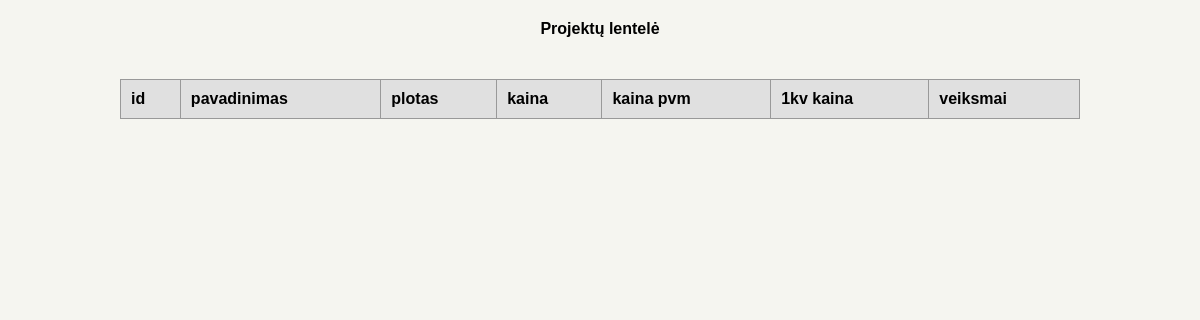
Before: / with the older database file.
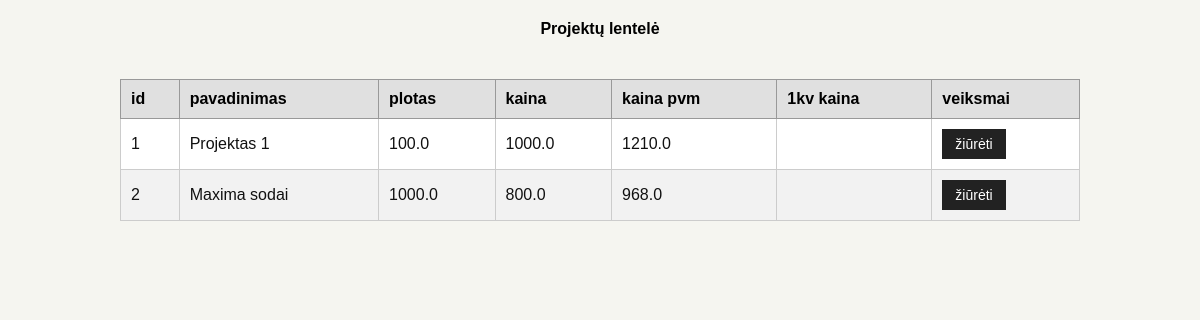
After: the same page with the newer database file.
### projektai_app/models.py (models this page shows, shortened)
class Projektas(models.Model):
    pavadinimas = models.CharField('NT_projektas', max_length=40)
    plotas = models.FloatField('Plotas kv m')
    kaina = models.FloatField('Kaina be PVM')
    ivedimo_data = models.DateTimeField('Įved. data', default=datetime.now)
    @property
    def kaina_pvm(self):
        return round(self.kaina * 1.21, 2)

### projektai_app/views.py (the view)
# urls.py: path('', views.ProjektasView.as_view()),
class ProjektasView(generic.ListView):
    model = Projektas
    context_object_name = 'all_rows'
    template_name = 'index.html'

### projektai_app/templates/index.html
{% extends 'base.html' %}
{% block content %}
<h4>Projektų lentelė</h4>
<table>
    <thead>
    <tr>
        <th>id</th>
        <th>pavadinimas</th>
        <th>plotas</th>
        <th>kaina</th>
        <th>kaina pvm</th>
        <th>1kv kaina</th>
        <th>veiksmai</th>
    </tr>
    </thead>
    <tbody>
    {% for row in all_rows %}
    <tr>
        <td>{{ row.id }}</td>
        <td>{{ row.pavadinimas }}</td>
        <td>{{ row.plotas }}</td>
        <td>{{ row.kaina }}</td>
        <td>{{ row.kaina_pvm }}</td>
        <td>{{ row.kv1_kaina }}</td>
        <td><a class="btn" href="/projektai/{{ row.id }}">žiūrėti</a>
        </td>
    </tr>
    {% endfor %}
    </tbody>
</table>
{% endblock %}

### projektai_app/templates/base.html (shortened to what this page needs)
<!DOCTYPE html>
<html lang="en">
<head>
    {% load static %}
    <link rel="stylesheet" href="{% static 'css/styles.css' %}" />
</head>
<body>
{% block content %}
{% endblock %}
</body>
</html>

### projektai_app/static/css/styles.css (style rules this page uses)
body { background-color: #f5f5f0; color: #111; font-family: Arial, Helvetica, sans-serif; margin: 0; padding: 0; display: flex; flex-direction: column; align-items: center; }
h1, h4 { color: #000; margin-top: 20px; }
table { width: 80%; border-collapse: collapse; margin: 20px auto; background-color: #ffffff; border: 1px solid #999; }
th { background-color: #e0e0e0; color: #000; padding: 10px; text-align: left; border: 1px solid #999; }
td { padding: 10px; border: 1px solid #ccc; }
tr:nth-child(even) td { background-color: #f2f2f2; }
.btn { display: inline-block; padding: 6px 12px; background-color: #222; color: #fff; text-decoration: none; border: 1px solid #222; font-size: 14px; cursor: pointer; }

Changed rows visible on the page:
added Projektas: id "1", pavadinimas "Projektas 1", plotas "100.0", kaina "1000.0", kaina_pvm "1210.0"
added Projektas: id "2", pavadinimas "Maxima sodai", plotas "1000.0", kaina "800.0", kaina_pvm "968.0"
